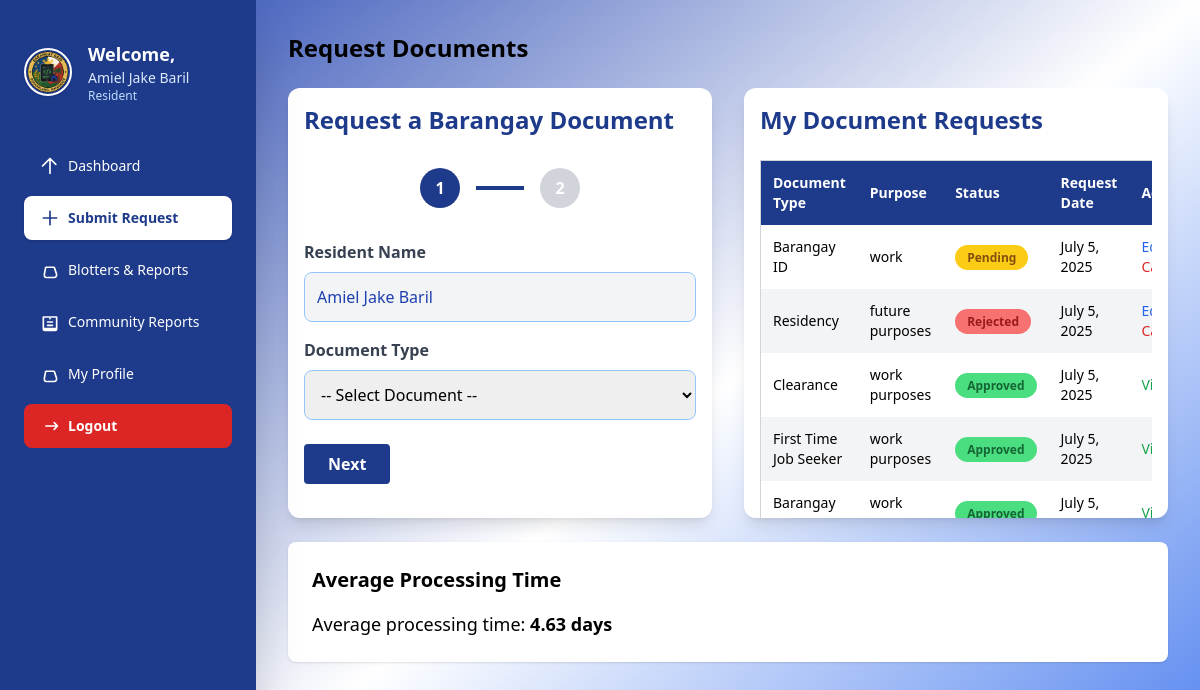
The page /resident/request_form.php (signed in) on the database its author committed.
### tables this page shows
CREATE TABLE `users` (
  `id` int(11) NOT NULL,
  `full_name` varchar(255) NOT NULL,
  `email` varchar(255) NOT NULL,
  `password` varchar(255) NOT NULL,
  `role` varchar(50) NOT NULL,
  `created_at` timestamp NOT NULL DEFAULT current_timestamp(),
  `status` enum('pending','approved') DEFAULT 'pending'
);

CREATE TABLE `document_requests` (
  `id` int(11) NOT NULL,
  `resident_id` int(11) NOT NULL,
  `resident_name` varchar(255) NOT NULL,
  `document_type` varchar(100) NOT NULL,
  `business_name` varchar(255) DEFAULT NULL,
  `business_address` varchar(255) DEFAULT NULL,
  `tin_number` varchar(100) DEFAULT NULL,
  `dob` date DEFAULT NULL,
  `pob` varchar(255) DEFAULT NULL,
  `citizenship` varchar(100) DEFAULT NULL,
  `profile_photo` varchar(255) DEFAULT NULL,
  `educ_attainment` varchar(100) DEFAULT NULL,
  `course_graduated` varchar(100) DEFAULT NULL,
  `profession` varchar(100) DEFAULT NULL,
  `purpose` text NOT NULL,
  `notes` text DEFAULT NULL,
  `request_date` datetime NOT NULL,
  `status` varchar(50) DEFAULT 'Pending',
  `hidden_for_official` tinyint(1) DEFAULT 0,
  `approved_by` int(11) DEFAULT NULL,
  `fee` decimal(10,2) DEFAULT 0.00
);

### resident/request_form.php (the view, shortened to what this page needs)
<?php
$conn = new mysqli("localhost:3307", "root", "", "barangay_management_system");
$user_id = $_SESSION['user_id'];
$full_name = "";
$sql = "SELECT full_name FROM users WHERE id = ?";
$stmt = $conn->prepare($sql);
$stmt->bind_param("i", $user_id);
$stmt->execute();
$stmt->bind_result($full_name);
$requests = [];
$sql_req = "SELECT id, document_type, purpose, status, request_date, business_name, business_address, tin_number, profession, dob, pob, citizenship, educ_attainment, course_graduated FROM document_requests WHERE resident_id = ? ORDER BY request_date DESC";
$stmt_req = $conn->prepare($sql_req);
$stmt_req->bind_param("i", $user_id);
$stmt_req->execute();
$result_req = $stmt_req->get_result();
while ($row = $result_req->fetch_assoc()) {
    $requests[] = $row;
}
$avgProcessingTime = 0;
$processingResult = $conn->query("
    SELECT
        AVG(DATEDIFF(NOW(), request_date)) AS avg_days
    FROM document_requests
    WHERE status = 'Approved'
");
if ($processingRow = $processingResult->fetch_assoc()) {
    $avgProcessingTime = round($processingRow['avg_days'] ?? 0, 2);
}
?>
<!DOCTYPE html>
<html lang="en">
<head>
  <script src="https://cdn.tailwindcss.com "></script>
</head>
<body class="bg-gradient-to-br from-blue-800 via-white to-blue-600 min-h-screen">
  <div id="sidebar"><?php include 'sidebar.php'; ?></div>
  <div id="main-content" class="ml-64 p-8">
    <h1 class="text-2xl font-bold mb-6">Request Documents</h1>
    <div class="flex flex-col lg:flex-row gap-8 max-w-7xl mx-auto">
      <div class="flex-1 max-w-3xl h-[430px] w-full bg-white p-4 rounded-xl shadow-lg overflow-y-auto">
        <h2 class="text-2xl font-bold text-primary mb-8">Request a Barangay Document</h2>
        <div class="flex items-center mb-8 justify-center gap-4">
          <div id="stepCircle1" class="w-10 h-10 rounded-full bg-primary text-white flex items-center justify-center font-bold">1</div>
          <div class="h-1 w-12 bg-primary"></div>
          <div id="stepCircle2" class="w-10 h-10 rounded-full bg-gray-300 text-white flex items-center justify-center font-bold">2</div>
        </div>
        <form id="requestForm" method="POST" action="submit_request.php" novalidate>
          <div class="mb-4">
            <label class="block text-gray-700 font-semibold mb-2">Resident Name</label>
            <input type="text" name="resident_name" value="<?= htmlspecialchars($full_name) ?>" readonly class="w-full border border-blue-300 rounded-lg p-3 bg-gray-100 text-blue-800 font-medium" />
          </div>
          <div class="step">
            <div class="mb-4">
              <label class="block text-gray-700 font-semibold mb-2">Document Type</label>
              <select id="documentType" name="document_type" required class="w-full border border-blue-300 rounded-lg p-3">
                <option value="">-- Select Document --</option>
              </select>
            </div>
          </div>
          <div class="flex justify-between mt-6">
            <button type="button" id="nextBtn" class="bg-primary hover:bg-blue-900 text-white font-bold py-2 px-6 rounded">Next</button>
          </div>
        </form>
      </div>
      <div class="flex-1 max-w-3xl h-[430px] w-full bg-white p-4 rounded-xl shadow-lg overflow-y-auto">
        <h2 class="text-2xl font-bold text-primary mb-6">My Document Requests</h2>
        <?php if (count($requests) === 0): ?>
          <p class="text-gray-600">No document requests found.</p>
        <?php else: ?>
          <div class="overflow-auto">
            <table class="min-w-full border border-gray-300 text-sm">
              <thead class="bg-primary text-white">
                <tr>
                  <th class="p-3 text-left">Document Type</th>
                  <th class="p-3 text-left">Purpose</th>
                  <th class="p-3 text-left">Status</th>
                  <th class="p-3 text-left">Request Date</th>
                  <th class="p-3 text-left">Actions</th>
                </tr>
              </thead>
              <tbody>
                <?php foreach ($requests as $req): ?>
                  <tr class="even:bg-gray-100">
                    <td class="p-3"><?= htmlspecialchars($req['document_type']) ?></td>
                    <td class="p-3"><?= htmlspecialchars($req['purpose']) ?></td>
                    <td class="p-3">
                      <?php
                        $status = htmlspecialchars($req['status']);
                        $color = match($status) {
                          'Pending' => 'bg-yellow-400 text-yellow-800',
                          'Approved' => 'bg-green-400 text-green-800',
                          'Rejected' => 'bg-red-400 text-red-800',
                          default => 'bg-gray-200 text-gray-800',
                        };
                      ?>
                      <span class="px-3 py-1 rounded-full text-xs font-semibold <?= $color ?>"><?= $status ?></span>
                    </td>
                    <td class="p-3">
                      <?= htmlspecialchars(date("F j, Y", strtotime($req['request_date']))) ?>
                    </td>
                    <td class="p-3">
                      <?php if ($req['status'] === 'Approved'): ?>
                        <a href="view_request.php?id=<?= $req['id'] ?>" target="_blank" class="text-green-600 hover:underline mr-2">View</a>
                      <?php else: ?>
                        <button onclick="openEditModal(
                            <?= $req['id'] ?>,
                            '<?= htmlspecialchars($req['document_type']) ?>',
                            '<?= htmlspecialchars($req['purpose']) ?>',
                            '<?= htmlspecialchars($req['business_name'] ?? '') ?>',
                            '<?= htmlspecialchars($req['business_address'] ?? '') ?>',
                            '<?= htmlspecialchars($req['tin_number'] ?? '') ?>',
                            '<?= htmlspecialchars($req['profession'] ?? '') ?>',
                            '<?= htmlspecialchars($req['dob'] ?? '') ?>',
                            '<?= htmlspecialchars($req['pob'] ?? '') ?>',
                            '<?= htmlspecialchars($req['citizenship'] ?? '') ?>',
                            '<?= htmlspecialchars($req['educ_attainment'] ?? '') ?>',
                            '<?= htmlspecialchars($req['course_graduated'] ?? '') ?>'
                        )" class="text-blue-600 hover:underline mr-2">Edit</button>
                        <a href="cancel_request.php?id=<?= $req['id'] ?>" class="text-red-600 hover:underline" onclick="return confirm('Cancel this request?')">Cancel</a>
                      <?php endif; ?>
                    </td>
                  </tr>
                <?php endforeach; ?>
              </tbody>
            </table>
          </div>
        <?php endif; ?>
      </div>
    </div><br>
    <div class="grid grid-cols-1 gap-6">
      <div class="bg-white p-6 rounded-lg shadow">
        <h2 class="text-xl font-semibold mb-4">Average Processing Time</h2>
        <p class="text-lg">Average processing time: <strong><?= $avgProcessingTime ?> days</strong></p>
      </div>
    </div>
  </div>
</body>
</html>

### rows shown on the page
users: resident_name "Amiel Jake Baril"
document_requests: document_type "Barangay ID", purpose "work", status "Pending", request_date "July 5, 2025"
document_requests: document_type "Residency", purpose "future purposes", status "Rejected", request_date "July 5, 2025"
document_requests: document_type "Clearance", purpose "work purposes", status "Approved", request_date "July 5, 2025"
document_requests: document_type "First Time Job Seeker", purpose "work purposes", status "Approved", request_date "July 5, 2025"
document_requests: document_type "Barangay…", purpose "work…", status "Approved", request_date "July 5,…"

### other values the page prints
$_SESSION['full_name'] "Amiel Jake Baril"
$avgProcessingTime "4.63"
